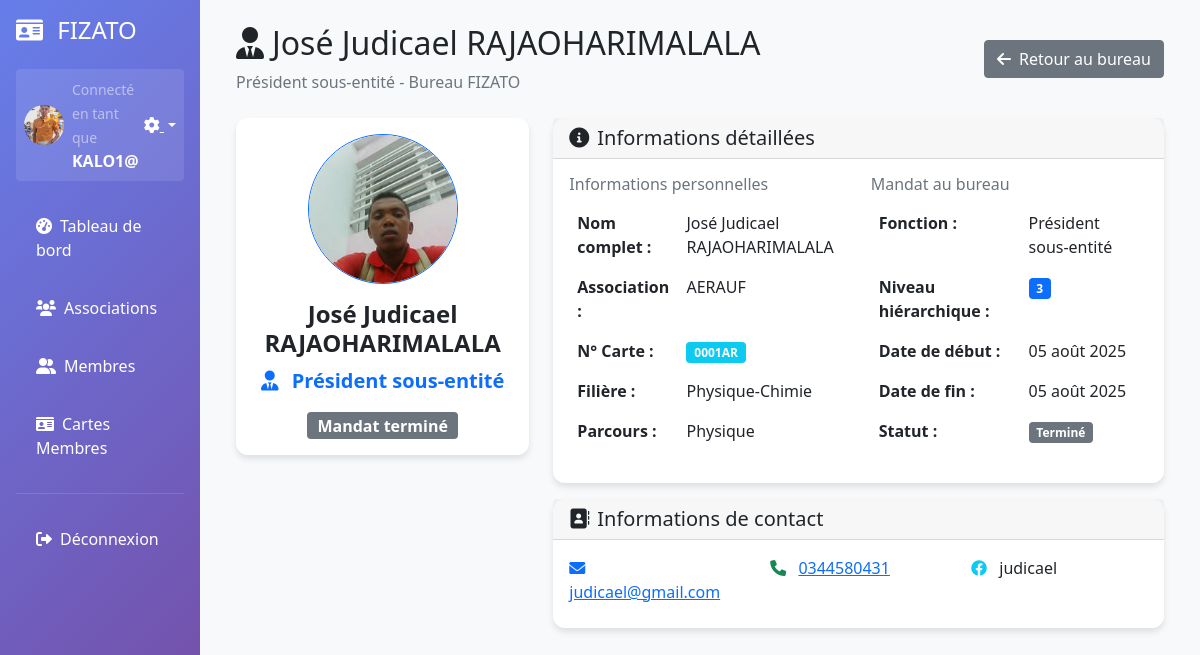
/fizato/bureau/6/detail/ (signed in), run on the app's committed database.
### membres/models.py (models this page shows, shortened)
class Membre(models.Model):
    user = models.OneToOneField(User, on_delete=models.CASCADE, blank=True, null=True, verbose_name="Utilisateur", help_text="Compte utilisateur associé")
    association = models.ForeignKey(Association, on_delete=models.CASCADE, related_name='membres')
    nom = models.CharField(max_length=100, verbose_name="Nom du membre")
    prenom = models.CharField(max_length=100, verbose_name="Prénom du membre")
    numero_cin = models.CharField(
        max_length=20,
        verbose_name="N° CIN",
        unique=True,
        help_text="Numéro de Carte d'Identité Nationale"
    )
    filiere = models.CharField(max_length=100, verbose_name="Filière")
    parcours = models.CharField(max_length=100, verbose_name="Parcours")
    numero_carte = models.CharField(max_length=20, verbose_name="N°C", unique=True, blank=True)
    photo = models.ImageField(upload_to='photos/membres/', blank=True, null=True, verbose_name="Photo du membre")
    date_naissance = models.DateField(blank=True, null=True, verbose_name="Date de naissance")
    etablissement = models.CharField(max_length=150, blank=True, null=True, verbose_name="Établissement")
    adresse = models.CharField(max_length=255, blank=True, null=True, verbose_name="Adresse ou Cité universitaire")
    telephone = models.CharField(max_length=30, blank=True, null=True, verbose_name="Téléphone")
    email = models.EmailField(blank=True, null=True, verbose_name="Email")
    nom_facebook = models.CharField(max_length=100, blank=True, null=True, verbose_name="Nom Facebook")
    created_at = models.DateTimeField(auto_now_add=True)
    updated_at = models.DateTimeField(auto_now=True)
    class Meta:
        verbose_name = "Membre"
        verbose_name_plural = "Membres"
        ordering = ['-created_at']

class MembreBureau(models.Model):
    membre = models.ForeignKey(Membre, on_delete=models.CASCADE, verbose_name="Membre")
    fonction = models.ForeignKey(FonctionBureau, on_delete=models.CASCADE, verbose_name="Fonction")
    date_debut = models.DateField(verbose_name="Date de début de mandat")
    date_fin = models.DateField(blank=True, null=True, verbose_name="Date de fin de mandat")
    est_actuel = models.BooleanField(default=True, verbose_name="Mandat actuel")
    mandat = models.ForeignKey('Mandat', on_delete=models.CASCADE, null=True, blank=True, related_name='membres_bureau')
    class Meta:
        verbose_name = "Membre du Bureau"
        verbose_name_plural = "Membres du Bureau"
        ordering = ['fonction__niveau_hierarchique', 'membre__nom']
        constraints = [
            models.UniqueConstraint(
                fields=['membre', 'fonction'],
                condition=models.Q(est_actuel=True),
                name='unique_membre_fonction_actuel'
            )
        ]

class FonctionBureau(models.Model):
    nom = models.CharField(max_length=100, verbose_name="Nom de la fonction")
    niveau_hierarchique = models.PositiveIntegerField(default=1, verbose_name="Niveau hiérarchique",
                                                     help_text="1 = Président, 2 = Vice-président, etc.")
    description = models.TextField(blank=True, null=True, verbose_name="Description de la fonction")
    class Meta:
        verbose_name = "Fonction du Bureau"
        verbose_name_plural = "Fonctions du Bureau"
        ordering = ['niveau_hierarchique', 'nom']

class Association(models.Model):
    nom = models.CharField(max_length=200, verbose_name="Nom de l'Association")
    logo_association = models.ImageField(upload_to='logos/associations/', blank=True, null=True, verbose_name="Logo Association")
    logo_universite = models.ImageField(upload_to='logos/universites/', blank=True, null=True, verbose_name="Logo Université")
    logo_fizato = models.ImageField(upload_to='logos/fizato/', blank=True, null=True, verbose_name="Logo FI.ZA.TO")
    devise = models.CharField(max_length=500, verbose_name="Devise", blank=True, null=True)
    fondateurs = models.TextField(verbose_name="Fondateurs de l'association", default="",
                                 help_text="Séparez les noms par des virgules")
    description = models.TextField(verbose_name="Description", blank=True, null=True)
    date_creation = models.DateField(verbose_name="Date de création", default=timezone.now)
    created_at = models.DateTimeField(auto_now_add=True)
    class Meta:
        verbose_name = "Association"
        verbose_name_plural = "Associations"

### membres/views.py (the view)
# urls.py: path('fizato/bureau/<int:membre_bureau_id>/detail/', views.detail_membre_bureau, name='detail_membre_bureau'),
@login_required
def detail_membre_bureau(request, membre_bureau_id):
    membre_bureau = get_object_or_404(MembreBureau, id=membre_bureau_id)
    return render(request, 'membres/detail_membre_bureau.html', {
        'membre_bureau': membre_bureau
    })

### membres/templates/membres/detail_membre_bureau.html (shortened to what this page needs)
{% extends "membres/base.html" %}
{% block content %}
<div class="d-flex justify-content-between align-items-center mb-4">
    <div>
        <h2><i class="fas fa-user-tie me-2"></i>{{ membre_bureau.membre.prenom }} {{ membre_bureau.membre.nom }}</h2>
        <p class="text-muted mb-0">{{ membre_bureau.fonction.nom }} - Bureau FIZATO</p>
    </div>
    <a href="{% url 'detail_fizato' %}" class="btn btn-secondary">
        <i class="fas fa-arrow-left me-2"></i>Retour au bureau
    </a>
</div>
<div class="row">
    <div class="col-lg-4">
        <div class="card">
            <div class="card-body text-center">
                {% if membre_bureau.membre.photo %}
                    <img src="{{ membre_bureau.membre.photo.url }}" alt="Photo {{ membre_bureau.membre.prenom }}"
                         class="img-fluid rounded-circle mb-3 border border-primary" style="width: 150px; height: 150px; object-fit: cover;">
                {% else %}
                    <i class="fas fa-user-circle fa-5x text-muted mb-3"></i>
                {% endif %}
                <h4 class="fw-bold">{{ membre_bureau.membre.prenom }} {{ membre_bureau.membre.nom }}</h4>
                <p class="text-primary fw-bold fs-5">
                    {% if membre_bureau.fonction.nom == 'Président' %}
                        <i class="fas fa-crown me-2"></i>
                    {% else %}
                        <i class="fas fa-user-tie me-2"></i>
                    {% endif %}
                    {{ membre_bureau.fonction.nom }}
                </p>
                <span class="badge bg-{% if membre_bureau.est_actuel %}success{% else %}secondary{% endif %} fs-6">
                    {% if membre_bureau.est_actuel %}Mandat actuel{% else %}Mandat terminé{% endif %}
                </span>
            </div>
        </div>
    </div>
    <div class="col-lg-8">
        <div class="card">
            <div class="card-header">
                <h5 class="mb-0">
                    <i class="fas fa-info-circle me-2"></i>Informations détaillées
                </h5>
            </div>
            <div class="card-body">
                <div class="row">
                    <div class="col-md-6">
                        <h6 class="text-muted">Informations personnelles</h6>
                        <table class="table table-borderless">
                            <tr>
                                <td><strong>Nom complet :</strong></td>
                                <td>{{ membre_bureau.membre.prenom }} {{ membre_bureau.membre.nom }}</td>
                            </tr>
                            <tr>
                                <td><strong>Association :</strong></td>
                                <td>{{ membre_bureau.membre.association.nom }}</td>
                            </tr>
                            <tr>
                                <td><strong>N° Carte :</strong></td>
                                <td><span class="badge bg-info">{{ membre_bureau.membre.numero_carte }}</span></td>
                            </tr>
                            {% if membre_bureau.membre.filiere %}
                            <tr>
                                <td><strong>Filière :</strong></td>
                                <td>{{ membre_bureau.membre.filiere }}</td>
                            </tr>
                            {% endif %}
                            {% if membre_bureau.membre.parcours %}
                            <tr>
                                <td><strong>Parcours :</strong></td>
                                <td>{{ membre_bureau.membre.parcours }}</td>
                            </tr>
                            {% endif %}
                        </table>
                    </div>
                    <div class="col-md-6">
                        <h6 class="text-muted">Mandat au bureau</h6>
                        <table class="table table-borderless">
                            <tr>
                                <td><strong>Fonction :</strong></td>
                                <td>{{ membre_bureau.fonction.nom }}</td>
                            </tr>
                            <tr>
                                <td><strong>Niveau hiérarchique :</strong></td>
                                <td><span class="badge bg-primary">{{ membre_bureau.fonction.niveau_hierarchique }}</span></td>
                            </tr>
                            <tr>
                                <td><strong>Date de début :</strong></td>
                                <td>{{ membre_bureau.date_debut|date:"d F Y" }}</td>
                            </tr>
                            <tr>
                                <td><strong>Date de fin :</strong></td>
                                <td>{% if membre_bureau.date_fin %}{{ membre_bureau.date_fin|date:"d F Y" }}{% else %}En cours{% endif %}</td>
                            </tr>
                            <tr>
                                <td><strong>Statut :</strong></td>
                                <td>
                                    {% if membre_bureau.est_actuel %}
                                        <span class="badge bg-success">Actuel</span>
                                    {% else %}
                                        <span class="badge bg-secondary">Terminé</span>
                                    {% endif %}
                                </td>
                            </tr>
                        </table>
                    </div>
                </div>
            </div>
        </div>
        {% if membre_bureau.membre.email or membre_bureau.membre.telephone or membre_bureau.membre.nom_facebook %}
        <div class="card mt-3">
            <div class="card-header">
                <h5 class="mb-0">
                    <i class="fas fa-address-book me-2"></i>Informations de contact
                </h5>
            </div>
            <div class="card-body">
                <div class="row">
                    {% if membre_bureau.membre.email %}
                    <div class="col-md-4 mb-2">
                        <i class="fas fa-envelope text-primary me-2"></i>
                        <a href="mailto:{{ membre_bureau.membre.email }}">{{ membre_bureau.membre.email }}</a>
                    </div>
                    {% endif %}
                    {% if membre_bureau.membre.telephone %}
                    <div class="col-md-4 mb-2">
                        <i class="fas fa-phone text-success me-2"></i>
                        <a href="tel:{{ membre_bureau.membre.telephone }}">{{ membre_bureau.membre.telephone }}</a>
                    </div>
                    {% endif %}
                    {% if membre_bureau.membre.nom_facebook %}
                    <div class="col-md-4 mb-2">
                        <i class="fab fa-facebook text-info me-2"></i>
                        {{ membre_bureau.membre.nom_facebook }}
                    </div>
                    {% endif %}
                </div>
            </div>
        </div>
        {% endif %}
    </div>
</div>
{% endblock %}

### membres/templates/membres/base.html (shortened to what this page needs)
<!DOCTYPE html>
<html lang="fr">
<head>
    <link href="https://cdn.jsdelivr.net/npm/bootstrap@5.1.3/dist/css/bootstrap.min.css" rel="stylesheet">
    <link href="https://cdnjs.cloudflare.com/ajax/libs/font-awesome/6.0.0/css/all.min.css" rel="stylesheet">
</head>
<body class="bg-light">
    <div class="container-fluid">
        <div class="row">
            <div class="col-md-3 col-lg-2 sidebar p-0">
                <div class="p-3">
                    <h4 class="text-white mb-4">
                        <a href="{% url 'admin:index' %}" class="text-white text-decoration-none admin-icon" title="Administration Django">
                            <i class="fas fa-id-card me-2"></i>
                        </a><a href="{% url 'detail_fizato' %}" class="text-white text-decoration-none" title="Détails FIZATO">FIZATO</a>
                    </h4>
                    {% if user.is_authenticated %}
                        <div class="user-status mb-3 p-2 rounded" style="background: rgba(255,255,255,0.1);">
                            <div class="d-flex align-items-center">
                                <div class="me-2">
                                    {% if user.membre and user.membre.photo %}
                                        <img src="{{ user.membre.photo.url }}" alt="Photo profil"
                                             class="rounded-circle" style="width: 40px; height: 40px; object-fit: cover;">
                                    {% else %}
                                        <i class="fas fa-user-circle fa-lg"></i>
                                    {% endif %}
                                </div>
                                <div class="flex-grow-1">
                                    <small class="text-white-50">Connecté en tant que</small>
                                    <div class="text-white fw-bold">{{ user.get_full_name|default:user.username }}</div>
                                </div>
                                <div class="dropdown">
                                    <a href="#" class="text-white dropdown-toggle" data-bs-toggle="dropdown" title="Options du profil">
                                        <i class="fas fa-cog"></i>
                                    </a>
                                </div>
                            </div>
                        </div>
                    {% endif %}
                    <nav class="nav flex-column">
                        <a class="nav-link" href="{% url 'dashboard' %}">
                            <i class="fas fa-tachometer-alt me-2"></i>Tableau de bord
                        </a>
                        <a class="nav-link" href="{% url 'liste_associations' %}">
                            <i class="fas fa-users me-2"></i>Associations
                        </a>
                        <a class="nav-link" href="{% url 'liste_membres' %}">
                            <i class="fas fa-user-friends me-2"></i>Membres
                        </a>
                        <a class="nav-link" href="{% url 'liste_cartes_membres' %}">
                            <i class="fas fa-id-card me-2"></i>Cartes Membres
                        </a>
                        {% if user.is_authenticated %}
                        <hr class="text-white-50">
                        <a class="nav-link" href="#" data-bs-toggle="modal" data-bs-target="#logoutModal">
                            <i class="fas fa-sign-out-alt me-2"></i>Déconnexion
                        </a>
                        {% endif %}
                    </nav>
                </div>
            </div>
            <div class="col-md-9 col-lg-10">
                <div class="p-4">
                    {% block content %}
                    {% endblock %}
                </div>
            </div>
        </div>
    </div>
</body>
</html>

### membres/templates/membres/base.html (style rules this page uses)
.sidebar { min-height: 100vh; background: linear-gradient(135deg, #667eea 0%, #764ba2 100%); }
.sidebar .nav-link { color: white; padding: 12px 20px; margin: 5px 0; border-radius: 8px; transition: all 0.3s; }
.card { box-shadow: 0 4px 6px rgba(0, 0, 0, 0.1); border: none; border-radius: 12px; }

### data on the page
MembreBureau: membre.prenom "José Judicael", membre.nom "RAJAOHARIMALALA", fonction.nom "Président sous-entité", membre.photo (picture), membre.association.nom "AERAUF", membre.numero_carte "0001AR", membre.filiere "Physique-Chimie", membre.parcours "Physique", fonction.niveau_hierarchique "3", date_debut "05 août 2025", date_fin "05 août 2025", membre.email "judicael@gmail.com", membre.telephone "0344580431", membre.nom_facebook "judicael"

### other printed values
{{ user.get_full_name|default:user.username }} "KALO1@"
